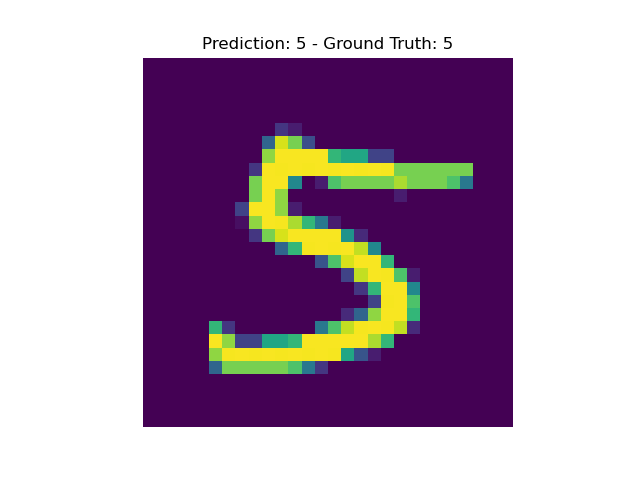
#> input picture neural-network-foundations.gif, 640 x 480 px, found by its file name
$ python try.py
#> lines starting #> are read from the running program, lines starting #| are printed output that depends on the picture

# %%
from PIL import Image, ImageSequence

def remove_white_bg_gif(
    input_path,
    output_path,
    threshold=240
):
#> called with output_path = 'output.gif', threshold = 240
    gif = Image.open(input_path)
#> gif is the input picture: PIL image 640x480 P; mean R, G, B, A 178.4, 157.3, 177.8, 114.3

    frames = []
    durations = []

    for frame in ImageSequence.Iterator(gif):
        frame = frame.convert("RGBA")
        data = frame.getdata()

        new_data = []
        for r, g, b, a in data:
            if r > threshold and g > threshold and b > threshold:
                new_data.append((r, g, b, 0))  # transparent
            else:
                new_data.append((r, g, b, a))

        frame.putdata(new_data)
        frames.append(frame)
        durations.append(frame.info.get("duration", 40))
#> this loop made 50 passes
#> pass 2, in remove_white_bg_gif, `frame = frame.convert("RGBA")`:
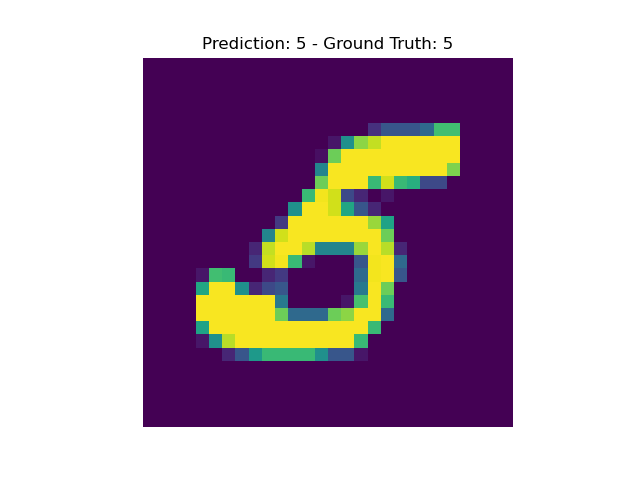
#> frame: PIL image 640x480 RGBA; mean R, G, B, A 181, 160.3, 177.3, 114.3; transparent parts drawn white
#> pass 3, in remove_white_bg_gif, `frame = frame.convert("RGBA")`:
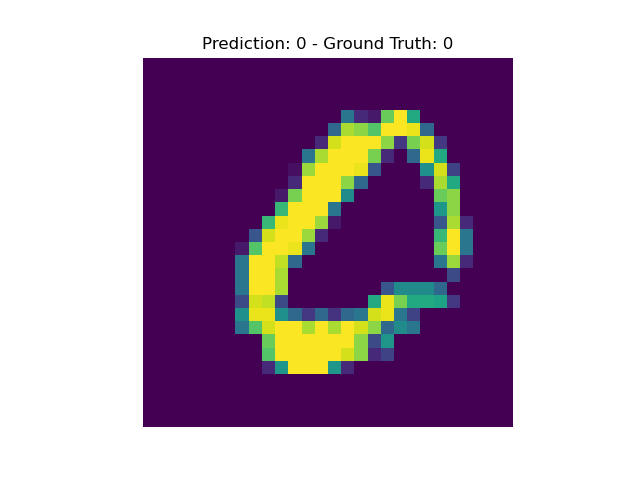
#> frame: PIL image 640x480 RGBA; mean R, G, B, A 178.9, 159.1, 178.1, 114.3; transparent parts drawn white
#> after the loop, durations = 50 values from 1000 to 1000; frames = 50 items

    frames[0].save(
        output_path,
        save_all=True,
        append_images=frames[1:],
        duration=durations,
        loop=gif.info.get("loop", 0),
        disposal=2,
        transparency=0
    )

if __name__ == "__main__":
    remove_white_bg_gif(
        "my-site/public/neural-network-foundations.gif",
        "output.gif",
        threshold=240
    )

# %%
